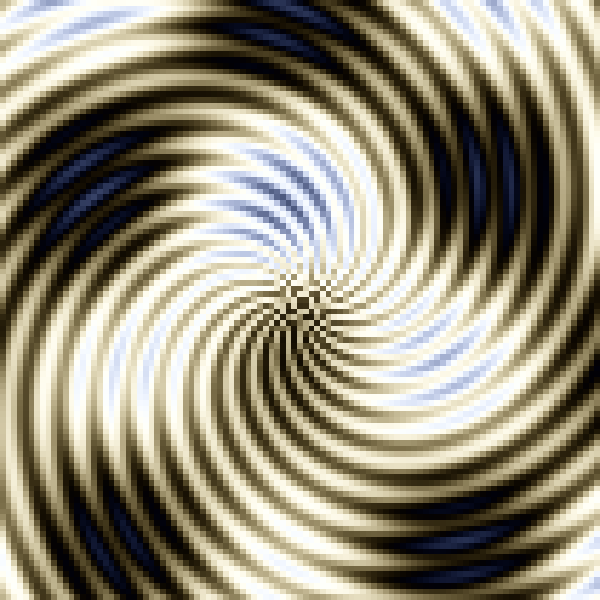
Frame 1 (no input)
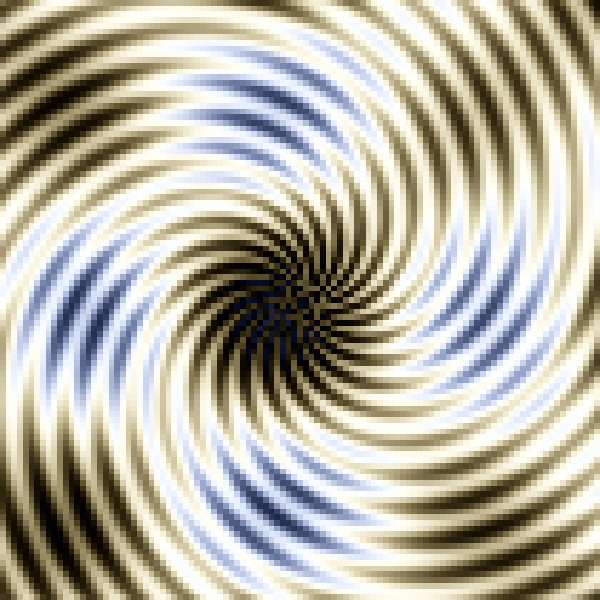
Frame 60 (no input)
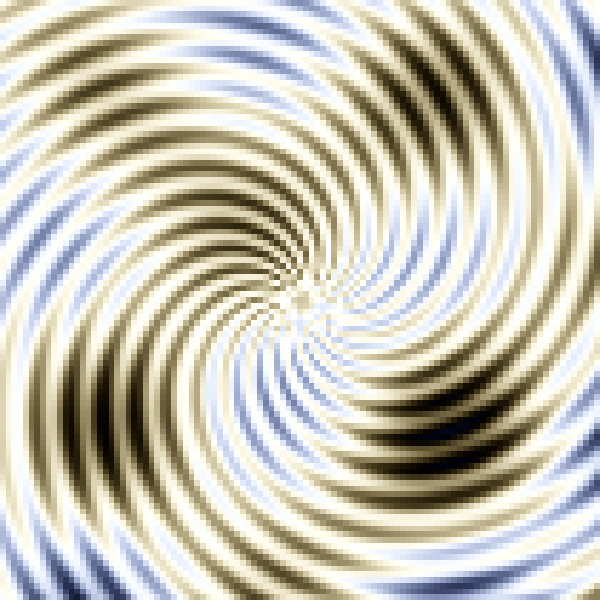
Frame 120 (the mouse pressed at the canvas centre since frame 60)

The p5.js sketch that drew these frames (run headless with seeded random() and noise() and a simulated clock; from frame 60 on, the mouse is pressed at the canvas centre):

// p5.js sketch
// ── sketch.js
function tixy(t, i, x, y) {
    // t = secondi (con decimali)
    // i = indice del pixel
    // x = coordinata x da 0.0 a 1.0
    // y = coordinata y da 0.0 a 1.0

    // coordinate polari rispetto al centro della scena
    let dx = x - 0.5;
    let dy = y - 0.5;
    let raggio = Math.hypot(dx, dy);
    let angolo = Math.atan2(dy, dx);

    // vortice: l'angolo viene distorto in funzione del raggio e del tempo,
    // cosi il pattern si avvita su se stesso invece di provenire da sorgenti
    let vortice = angolo + 5.0 * raggio + t * 0.6;

    // plasma: sovrapposizione di campi sinusoidali (radiale, vortice, diagonali)
    let v = Math.sin(raggio * 11 - t * 2.5)
          + Math.sin(vortice * 20 + t * 1.5)
          + Math.sin((x + y) * 10 + t * 1.2)
          + Math.sin((x - y) * 10 - t * 0.9);
    v *= 0.25; // normalizzato ~ -1..1

    // palette arcobaleno che ruota nel tempo
    let fase = v * Math.PI + t * 0.4;
    let r = 128 + 127 * Math.sin(fase + 0.5);
    let g = 128 + 127 * Math.sin(fase + 0.4);
    let b = 128 + 127 * Math.sin(fase + 0.1);

    return [r, g, b];
}

let risoluzione = 105;
let bitmap;

function setup() {
    createCanvas(600, 600);
    pixelDensity(1);
    noSmooth();
    bitmap = createImage(risoluzione, risoluzione);
    bitmap.loadPixels();
    bitmap.pixels.fill(255);
}

function draw() {
    background(0);
    let i = 0;
    let t = millis()/1000;
    let iPix = 0;
    for (let y = 0; y < risoluzione; y++) {
        let yn = y/risoluzione; 
        for (let x = 0; x < risoluzione; x++, i++) {
            let xn = x/risoluzione;
            let col = tixy(t, i, xn, yn);
            bitmap.pixels[iPix++] = col[0];
            bitmap.pixels[iPix++] = col[1];
            bitmap.pixels[iPix++] = col[2];
            iPix++;
        }
    }
    bitmap.updatePixels();
    image(bitmap, 0, 0, width, height);
}
